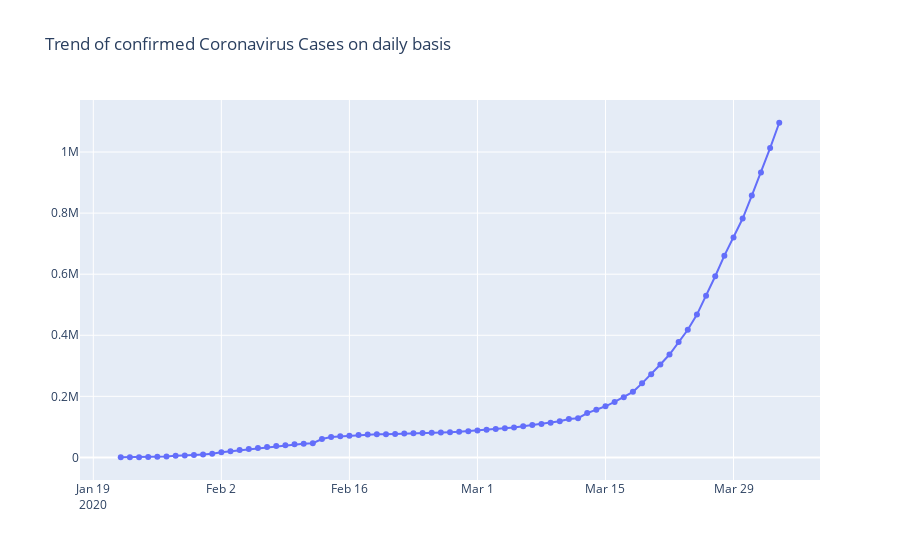

Notebook code cell kept with this figure:
### Markdown cell above
## Graphical representation of confirmed case trend across the globe

### Code cell
daily_cases = df.groupby('Date')['Confirmed'].sum().to_frame()
fig = go.Figure()
fig.add_trace(go.Scatter(x=daily_cases.index, y=daily_cases['Confirmed'],
                    mode='lines+markers',name='Total Cases'))
fig.update_layout(title_text='Trend of confirmed Coronavirus Cases on daily basis')

fig.show()
